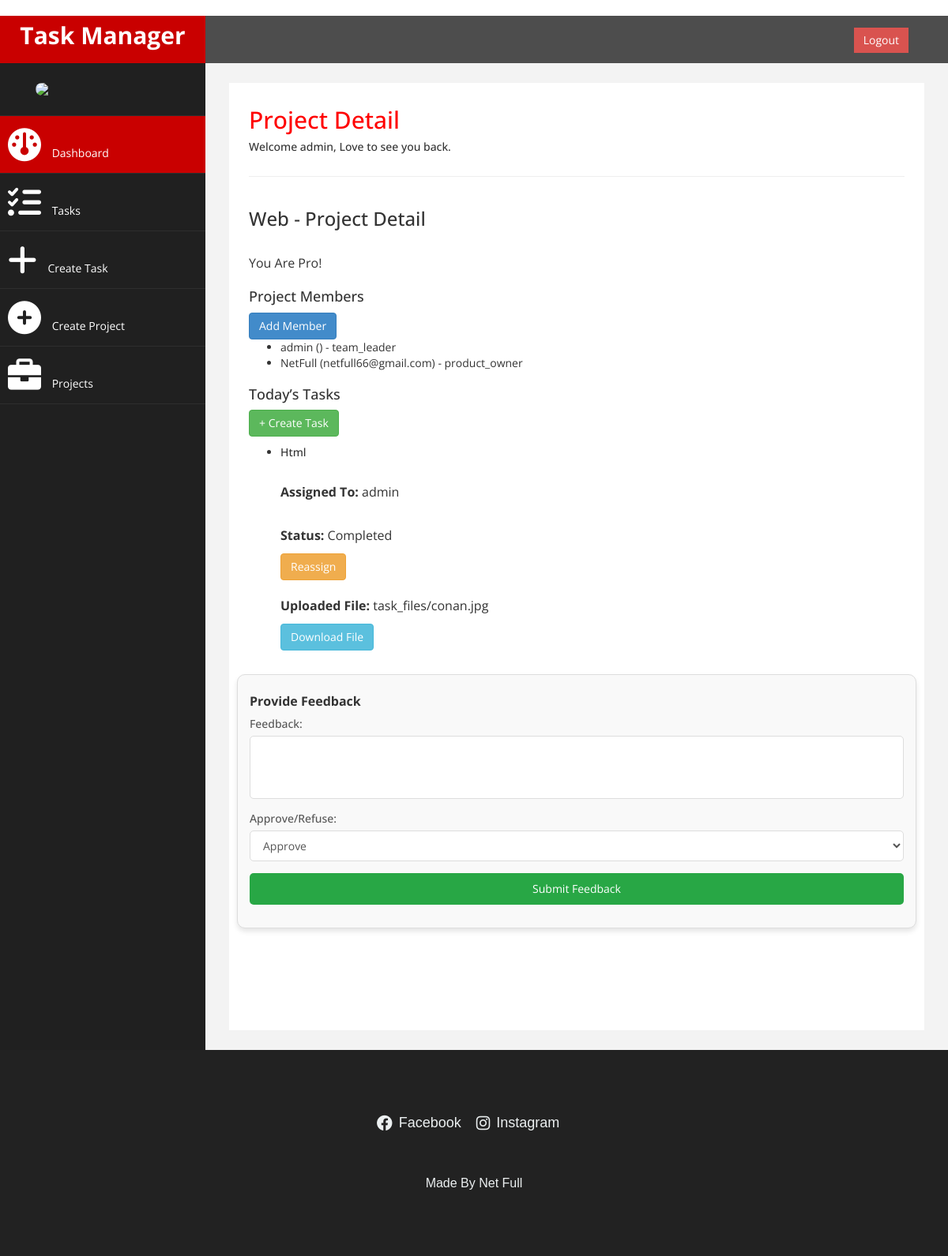
The app's page /project/1/ (signed in), older data.
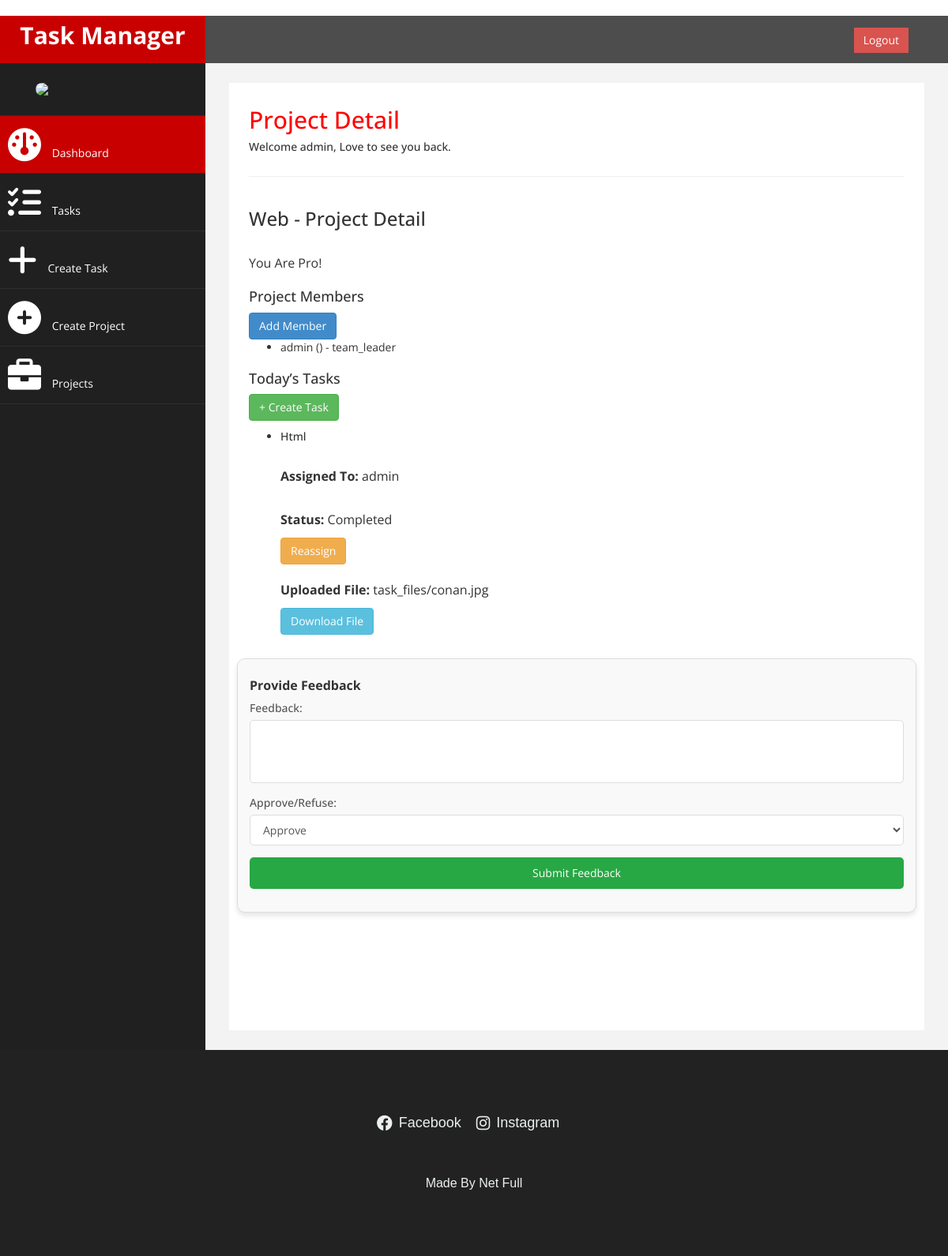
The same page, newer data.
### welcome/models.py (models this page shows)
class CustomUser(AbstractUser):
    subscription_type = models.CharField(
        max_length=20,
        choices=[('free', 'Free'), ('pro', 'Pro')],
        default='free'
    )
    ROLE_CHOICES = [
        ('team_leader', 'Team Leader'),
        ('product_owner', 'Product Owner'),
        ('programmer', 'Programmer'),
    ]
    role = models.CharField(max_length=20, choices=ROLE_CHOICES, null=True)
    trial_start_date = models.DateField(null=True, blank=True)
    category = models.CharField(
        max_length=20,
        choices=[('programming', 'Programming'), ('education', 'Education'), ('crm', 'CRM')],
        null=True
    )
    pro_subscription_date = models.DateField(null=True, blank=True)  # Track last subscription to Pro
    subscription_end_date = models.DateField(null=True, blank=True)  # New field
    groups = models.ManyToManyField(
        Group,
        related_name="custom_user_groups",
        blank=True
    )
    user_permissions = models.ManyToManyField(
        Permission,
        related_name="custom_user_permissions",
        blank=True
    )

class ProUserTask(models.Model):
    user = models.ForeignKey(CustomUser, on_delete=models.CASCADE)  # Task creator
    task_name = models.CharField(max_length=255)
    project = models.ForeignKey(
        'Project', on_delete=models.CASCADE, null=True, blank=True, related_name='tasks'
    )  # Related name for reverse querying tasks by project
    assigned_to = models.ForeignKey(
        CustomUser, on_delete=models.SET_NULL, null=True, blank=True, related_name='assigned_tasks'
    )  # User to whom the task is assigned
    uploaded_file = models.FileField(upload_to='task_files/', null=True, blank=True)
    created_at = models.DateTimeField(auto_now_add=True)
    is_done = models.BooleanField(default=False)
    def __str__(self):
        return self.task_name

### welcome/views.py (the view)
# urls.py: path('project/<int:project_id>/', views.project_detail, name='project_detail'),
@login_required
def project_detail(request, project_id):
    project = get_object_or_404(Project, id=project_id)
    if request.user != project.created_by and request.user not in project.members.all():
        return HttpResponseForbidden("You do not have permission to view this project.")
    tasks = project.tasks.all()
    print(f"Tasks for project {project_id}: {tasks}")
    return render(request, 'project_detail.html', {
        'project': project,
        'tasks': tasks,
        'members': project.members.all()
    })

### welcome/templates/project_detail.html (shortened to what the changed rows need)
﻿﻿﻿{% load static %}
<!DOCTYPE html>
<html xmlns="http://www.w3.org/1999/xhtml">
<head>
    <link href="{% static 'bootstrap.css' %}" rel="stylesheet" />
    <link href="{% static 'font-awesome.css' %}" rel="stylesheet" />
    <link rel="stylesheet" href="https://cdnjs.cloudflare.com/ajax/libs/font-awesome/6.0.0-beta3/css/all.min.css" />
    <link href="{% static 'custom.css' %}" rel="stylesheet" />
</head>
<body>
    <div id="wrapper">
        <div id="page-wrapper">
            <div id="page-inner">
                <div class="container-fluid">
                    <div class="row">
                        <div class="col-md-12">
                            <h2 class="page-title">Project Detail</h2>
                            <h5 class="welcome-message">Welcome {{ user.username }}, Love to see you back.</h5>
                        </div>
                    </div>
                    <div class="task-manager row">
                        <div class="col-md-6">
                            <div class="task-left">
                                <div class="members-section">
                                    {% if members %}
                                        <ul class="members-list">
                                            {% for member in members %}
                                            <li>{{ member.username }} ({{ member.email }}) - {{ member.role }}</li>
                                            {% endfor %}
                                        </ul>
                                    {% else %}
                                        <p>No members added yet.</p>
                                    {% endif %}
                                </div>
                                <div class="tasks-section">
                                    <div class="tasks-wrapper">
                                        {% if tasks %}
                                            <ul class="task-list">
                                                {% for task in tasks %}
                                                <li class="task-item {% if task.is_done %}completed{% endif %}">
                                                    <h5>{{ task.task_name }}</h5>
                                                    <p><strong>Assigned To:</strong> {{ task.assigned_to.username }}</p>
                                                    <p><strong>Status:</strong> {% if task.is_done %}Completed{% else %}Pending{% endif %}</p>
                                                    <button class="btn btn-warning" onclick="document.getElementById('reassign-task-{{ task.id }}').style.display='block'">Reassign</button>
                                                    {% if task.uploaded_file %}
                                                        <p><strong>Uploaded File:</strong> {{ task.uploaded_file.name }}</p>
                                                        <a href="{% url 'download_task_file' task.id %}" target="_blank" class="btn btn-info">Download File</a>
                                                    {% endif %}
                                                </li>
                                                {% endfor %}
                                            </ul>
                                        {% else %}
                                            <p>No tasks available.</p>
                                        {% endif %}
                                    </div>
                                </div>
                            </div>
                        </div>
                    </div>
                </div>
                {% for task in tasks %}
                {% if task.is_done %}
            <div class="task-feedback">
              <h5>Provide Feedback</h5>
              <form method="post" action="{% url 'task_detail' task.id %}">
                <label for="feedback">Feedback:</label>
                <textarea id="feedback" name="feedback" required></textarea>
                <label for="approval">Approve/Refuse:</label>
                <select id="approval" name="action" required>
                  <option value="approve">Approve</option>
                </select>
                <button type="submit">Submit Feedback</button>
              </form>
            </div>
            {% endif %}
            {% endfor %}
            </div>
        </div>
    </div>
</body>
</html>

Row changes from the older to the newer data that the page shows:
removed CustomUser: username "NetFull", email "netfull66@gmail.com", role "product_owner"
